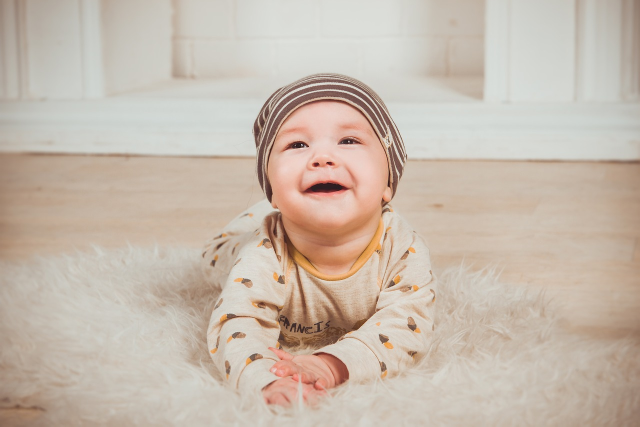
#> input picture python_openCV_AI/images/baby.jpg, 1280 x 853 px (shown at 1/2 size)
$ python lesson7.py
#> lines starting #> are read from the running program, lines starting #| are printed output that depends on the picture
#!/usr/bin/python3
"""print an image of baby face with a rectangle around his face"""
import cv2
img = cv2.imread("images/baby.jpg")
#> img is the input picture: shape (853, 1280, 3); mean B, G, R 172.3, 185.4, 199.2
# draw green rectangle around a sopecified region (top-left, bottom-right, color green, thickness)
cv2.rectangle(img, (500, 60), (800, 550), (0, 255, 0), 4)
#add etxt with blue color
cv2.putText(img, "baby face", (500, 60),
            cv2.FONT_HERSHEY_TRIPLEX, 2, (255, 0, 0))
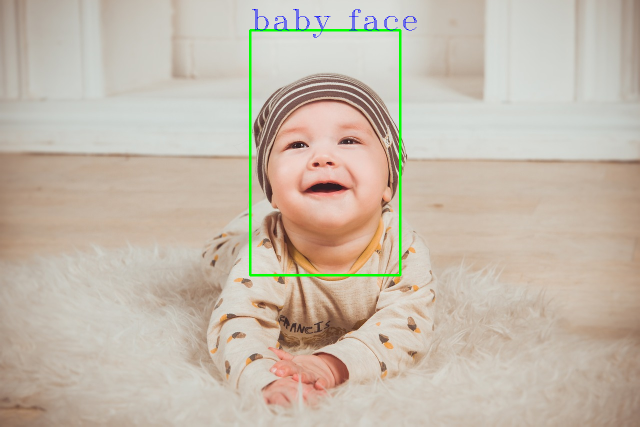
#> img: shape (853, 1280, 3) (shown at 1/2 size); mean B, G, R 171, 185.5, 197.5
cv2.imshow("rania", img)
cv2.waitKey(0)
